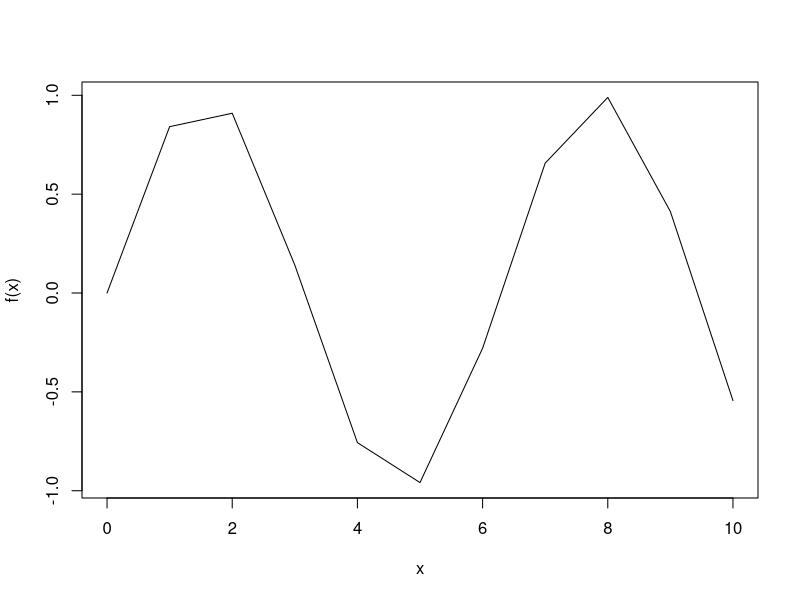
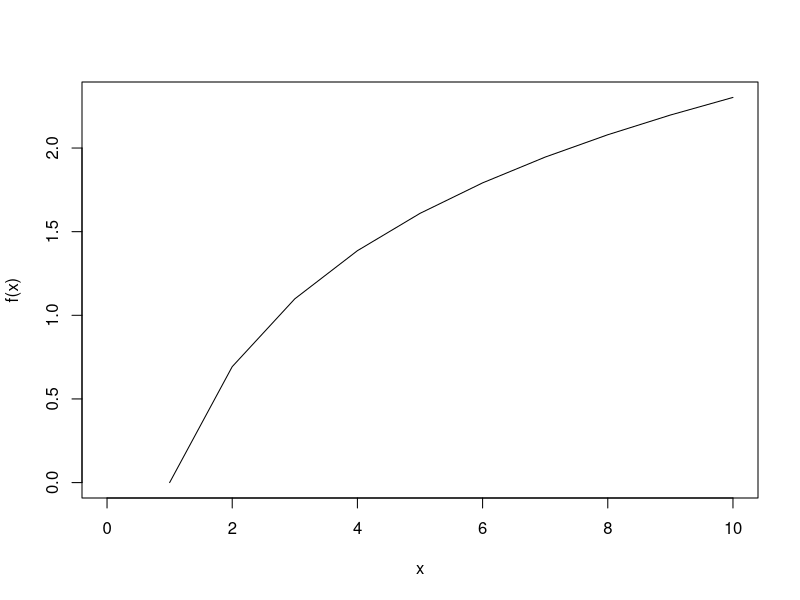
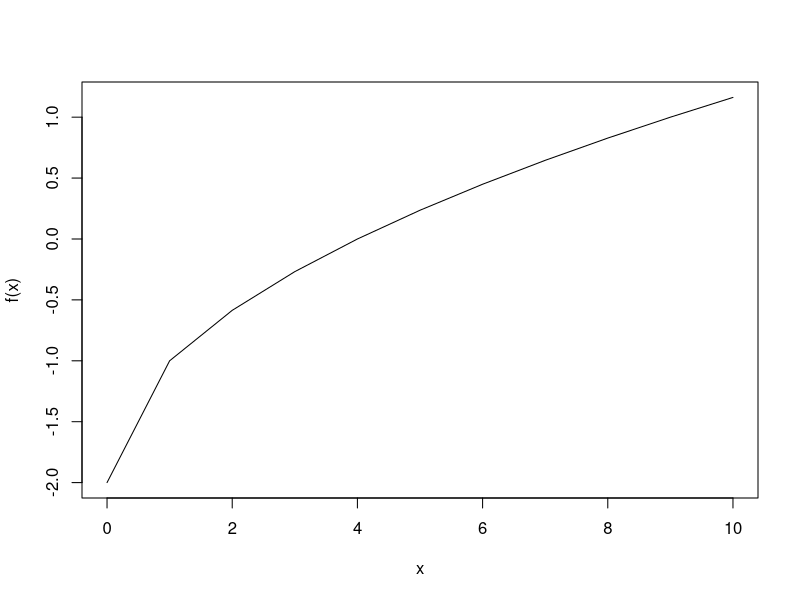
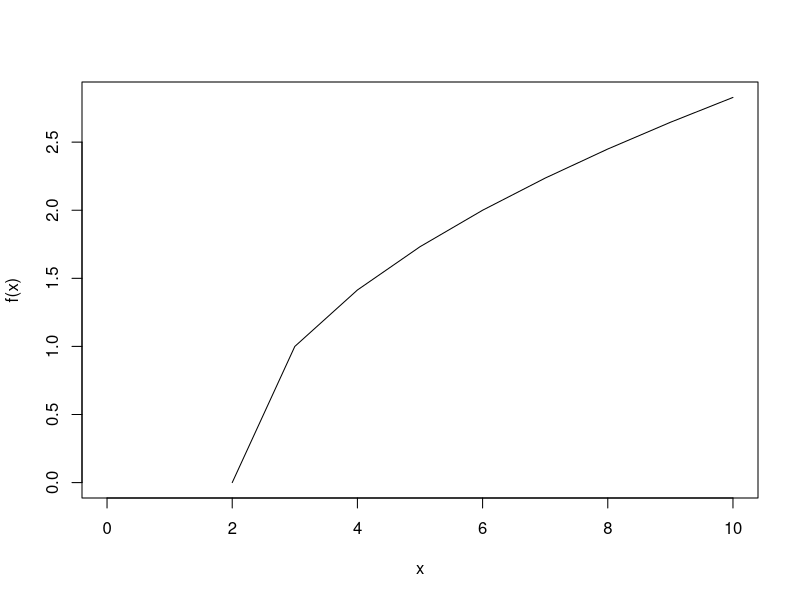

Recreate these plots in R, in order.
# Exercise 2


# No. 1
f<- function(x) {
    fx <- sin(x)
    return (fx)
}

input <- 0:10
plot( input ,
      sapply(input , f),
      type="l", xlab = "x" , ylab = "f(x)")


# No. 2
f<- function(x) {
  fx <- log(x)
  return (fx)
}

input <- 0:10
plot( input ,
      sapply(input , f),
      type="l", xlab = "x" , ylab = "f(x)")


# No. 3
f<- function(x) {
  fx <- sqrt(x) - 2
  return (fx)
}

input <- 0:10
plot( input ,
      sapply(input , f),
      type="l", xlab = "x" , ylab = "f(x)")


# No. 4
f<- function(x) {
  fx <- sqrt(x-2)
  return (fx)
}

input <- 0:10
plot( input ,
      sapply(input , f),
      type="l", xlab = "x" , ylab = "f(x)")
